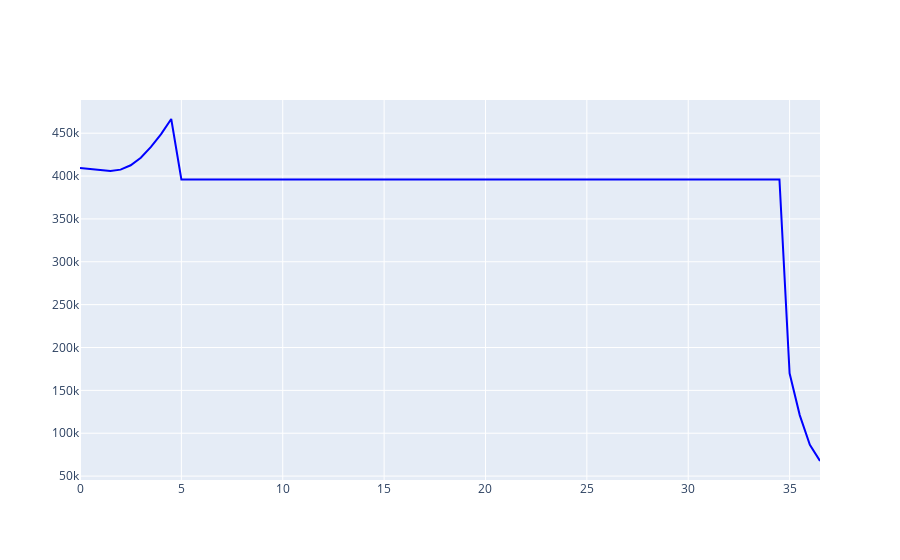

The notebook cell this image was saved under:
### Code cell
import plotly.graph_objects as go

fig = go.Figure(data=go.Scatter(
    x=time_POOH,
    y=hook_POOH,
    mode="lines",
    line=dict(color="blue")
))

# fig.update_layout()
fig.show()
